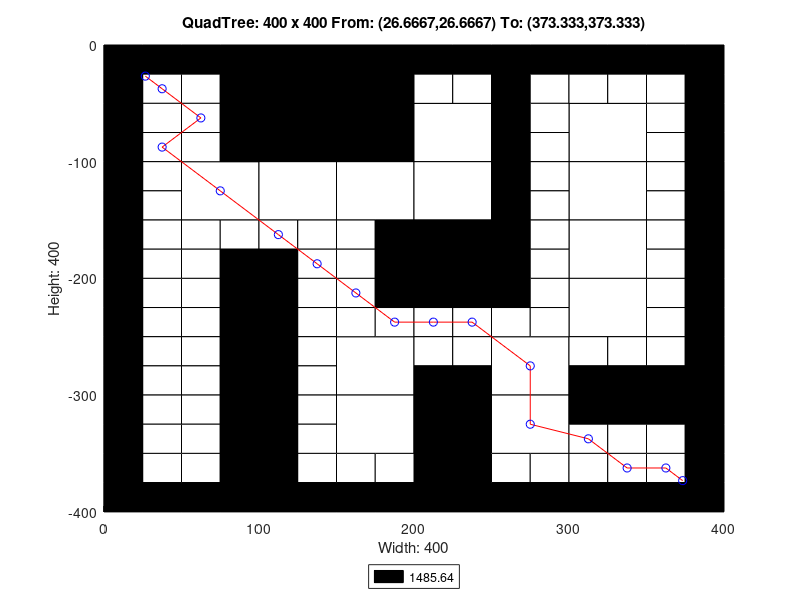

MATLAB code to generate this figure:
axis([0 400 -400 0]);
title('QuadTree: 400 x 400 From: (26.6667,26.6667) To: (373.333,373.333)');
xlabel('Width: 400');
ylabel('Height: 400');
rectangle('Position',[100 -100 100 100], 'FaceColor',[0 0 0]);
rectangle('Position',[50 -150 50 50], 'FaceColor',[1 1 1]);
rectangle('Position',[100 -150 50 50], 'FaceColor',[1 1 1]);
rectangle('Position',[150 -150 50 50], 'FaceColor',[1 1 1]);
rectangle('Position',[200 -100 50 50], 'FaceColor',[1 1 1]);
rectangle('Position',[300 -100 50 50], 'FaceColor',[1 1 1]);
rectangle('Position',[200 -150 50 50], 'FaceColor',[1 1 1]);
rectangle('Position',[200 -200 50 50], 'FaceColor',[0 0 0]);
rectangle('Position',[300 -150 50 50], 'FaceColor',[1 1 1]);
rectangle('Position',[300 -200 50 50], 'FaceColor',[1 1 1]);
rectangle('Position',[150 -300 50 50], 'FaceColor',[1 1 1]);
rectangle('Position',[150 -350 50 50], 'FaceColor',[1 1 1]);
rectangle('Position',[250 -300 50 50], 'FaceColor',[1 1 1]);
rectangle('Position',[300 -250 50 50], 'FaceColor',[1 1 1]);
rectangle('Position',[200 -350 50 50], 'FaceColor',[0 0 0]);
rectangle('Position',[250 -350 50 50], 'FaceColor',[1 1 1]);
rectangle('Position',[200 -400 50 50], 'FaceColor',[0 0 0]);
rectangle('Position',[0 -25 25 25], 'FaceColor',[0 0 0]);
rectangle('Position',[25 -25 25 25], 'FaceColor',[0 0 0]);
rectangle('Position',[0 -50 25 25], 'FaceColor',[0 0 0]);
rectangle('Position',[25 -50 25 25], 'FaceColor',[1 1 1]);
rectangle('Position',[50 -25 25 25], 'FaceColor',[0 0 0]);
rectangle('Position',[75 -25 25 25], 'FaceColor',[0 0 0]);
rectangle('Position',[50 -50 25 25], 'FaceColor',[1 1 1]);
rectangle('Position',[75 -50 25 25], 'FaceColor',[0 0 0]);
rectangle('Position',[0 -75 25 25], 'FaceColor',[0 0 0]);
rectangle('Position',[25 -75 25 25], 'FaceColor',[1 1 1]);
rectangle('Position',[0 -100 25 25], 'FaceColor',[0 0 0]);
rectangle('Position',[25 -100 25 25], 'FaceColor',[1 1 1]);
rectangle('Position',[50 -75 25 25], 'FaceColor',[1 1 1]);
rectangle('Position',[75 -75 25 25], 'FaceColor',[0 0 0]);
rectangle('Position',[50 -100 25 25], 'FaceColor',[1 1 1]);
rectangle('Position',[75 -100 25 25], 'FaceColor',[0 0 0]);
rectangle('Position',[0 -125 25 25], 'FaceColor',[0 0 0]);
rectangle('Position',[25 -125 25 25], 'FaceColor',[1 1 1]);
rectangle('Position',[0 -150 25 25], 'FaceColor',[0 0 0]);
rectangle('Position',[25 -150 25 25], 'FaceColor',[1 1 1]);
rectangle('Position',[0 -175 25 25], 'FaceColor',[0 0 0]);
rectangle('Position',[25 -175 25 25], 'FaceColor',[1 1 1]);
rectangle('Position',[0 -200 25 25], 'FaceColor',[0 0 0]);
rectangle('Position',[25 -200 25 25], 'FaceColor',[1 1 1]);
rectangle('Position',[50 -175 25 25], 'FaceColor',[1 1 1]);
rectangle('Position',[75 -175 25 25], 'FaceColor',[1 1 1]);
rectangle('Position',[50 -200 25 25], 'FaceColor',[1 1 1]);
rectangle('Position',[75 -200 25 25], 'FaceColor',[0 0 0]);
rectangle('Position',[100 -175 25 25], 'FaceColor',[1 1 1]);
rectangle('Position',[125 -175 25 25], 'FaceColor',[1 1 1]);
rectangle('Position',[100 -200 25 25], 'FaceColor',[0 0 0]);
rectangle('Position',[125 -200 25 25], 'FaceColor',[1 1 1]);
rectangle('Position',[150 -175 25 25], 'FaceColor',[1 1 1]);
rectangle('Position',[175 -175 25 25], 'FaceColor',[0 0 0]);
rectangle('Position',[150 -200 25 25], 'FaceColor',[1 1 1]);
rectangle('Position',[175 -200 25 25], 'FaceColor',[0 0 0]);
rectangle('Position',[200 -25 25 25], 'FaceColor',[0 0 0]);
rectangle('Position',[225 -25 25 25], 'FaceColor',[0 0 0]);
rectangle('Position',[200 -50 25 25], 'FaceColor',[1 1 1]);
rectangle('Position',[225 -50 25 25], 'FaceColor',[1 1 1]);
rectangle('Position',[250 -25 25 25], 'FaceColor',[0 0 0]);
rectangle('Position',[275 -25 25 25], 'FaceColor',[0 0 0]);
rectangle('Position',[250 -50 25 25], 'FaceColor',[0 0 0]);
rectangle('Position',[275 -50 25 25], 'FaceColor',[1 1 1]);
rectangle('Position',[250 -75 25 25], 'FaceColor',[0 0 0]);
rectangle('Position',[275 -75 25 25], 'FaceColor',[1 1 1]);
rectangle('Position',[250 -100 25 25], 'FaceColor',[0 0 0]);
rectangle('Position',[275 -100 25 25], 'FaceColor',[1 1 1]);
rectangle('Position',[300 -25 25 25], 'FaceColor',[0 0 0]);
rectangle('Position',[325 -25 25 25], 'FaceColor',[0 0 0]);
rectangle('Position',[300 -50 25 25], 'FaceColor',[1 1 1]);
rectangle('Position',[325 -50 25 25], 'FaceColor',[1 1 1]);
rectangle('Position',[350 -25 25 25], 'FaceColor',[0 0 0]);
rectangle('Position',[375 -25 25 25], 'FaceColor',[0 0 0]);
rectangle('Position',[350 -50 25 25], 'FaceColor',[1 1 1]);
rectangle('Position',[375 -50 25 25], 'FaceColor',[0 0 0]);
rectangle('Position',[350 -75 25 25], 'FaceColor',[1 1 1]);
rectangle('Position',[375 -75 25 25], 'FaceColor',[0 0 0]);
rectangle('Position',[350 -100 25 25], 'FaceColor',[1 1 1]);
rectangle('Position',[375 -100 25 25], 'FaceColor',[0 0 0]);
rectangle('Position',[250 -125 25 25], 'FaceColor',[0 0 0]);
rectangle('Position',[275 -125 25 25], 'FaceColor',[1 1 1]);
rectangle('Position',[250 -150 25 25], 'FaceColor',[0 0 0]);
rectangle('Position',[275 -150 25 25], 'FaceColor',[1 1 1]);
rectangle('Position',[250 -175 25 25], 'FaceColor',[0 0 0]);
rectangle('Position',[275 -175 25 25], 'FaceColor',[1 1 1]);
rectangle('Position',[250 -200 25 25], 'FaceColor',[0 0 0]);
rectangle('Position',[275 -200 25 25], 'FaceColor',[1 1 1]);
rectangle('Position',[350 -125 25 25], 'FaceColor',[1 1 1]);
rectangle('Position',[375 -125 25 25], 'FaceColor',[0 0 0]);
rectangle('Position',[350 -150 25 25], 'FaceColor',[1 1 1]);
rectangle('Position',[375 -150 25 25], 'FaceColor',[0 0 0]);
rectangle('Position',[350 -175 25 25], 'FaceColor',[1 1 1]);
rectangle('Position',[375 -175 25 25], 'FaceColor',[0 0 0]);
rectangle('Position',[350 -200 25 25], 'FaceColor',[1 1 1]);
rectangle('Position',[375 -200 25 25], 'FaceColor',[0 0 0]);
rectangle('Position',[0 -225 25 25], 'FaceColor',[0 0 0]);
rectangle('Position',[25 -225 25 25], 'FaceColor',[1 1 1]);
rectangle('Position',[0 -250 25 25], 'FaceColor',[0 0 0]);
rectangle('Position',[25 -250 25 25], 'FaceColor',[1 1 1]);
rectangle('Position',[50 -225 25 25], 'FaceColor',[1 1 1]);
rectangle('Position',[75 -225 25 25], 'FaceColor',[0 0 0]);
rectangle('Position',[50 -250 25 25], 'FaceColor',[1 1 1]);
rectangle('Position',[75 -250 25 25], 'FaceColor',[0 0 0]);
rectangle('Position',[0 -275 25 25], 'FaceColor',[0 0 0]);
rectangle('Position',[25 -275 25 25], 'FaceColor',[1 1 1]);
rectangle('Position',[0 -300 25 25], 'FaceColor',[0 0 0]);
rectangle('Position',[25 -300 25 25], 'FaceColor',[1 1 1]);
rectangle('Position',[50 -275 25 25], 'FaceColor',[1 1 1]);
rectangle('Position',[75 -275 25 25], 'FaceColor',[0 0 0]);
rectangle('Position',[50 -300 25 25], 'FaceColor',[1 1 1]);
rectangle('Position',[75 -300 25 25], 'FaceColor',[0 0 0]);
rectangle('Position',[100 -225 25 25], 'FaceColor',[0 0 0]);
rectangle('Position',[125 -225 25 25], 'FaceColor',[1 1 1]);
rectangle('Position',[100 -250 25 25], 'FaceColor',[0 0 0]);
rectangle('Position',[125 -250 25 25], 'FaceColor',[1 1 1]);
rectangle('Position',[150 -225 25 25], 'FaceColor',[1 1 1]);
rectangle('Position',[175 -225 25 25], 'FaceColor',[0 0 0]);
rectangle('Position',[150 -250 25 25], 'FaceColor',[1 1 1]);
rectangle('Position',[175 -250 25 25], 'FaceColor',[1 1 1]);
rectangle('Position',[100 -275 25 25], 'FaceColor',[0 0 0]);
rectangle('Position',[125 -275 25 25], 'FaceColor',[1 1 1]);
rectangle('Position',[100 -300 25 25], 'FaceColor',[0 0 0]);
rectangle('Position',[125 -300 25 25], 'FaceColor',[1 1 1]);
rectangle('Position',[0 -325 25 25], 'FaceColor',[0 0 0]);
rectangle('Position',[25 -325 25 25], 'FaceColor',[1 1 1]);
rectangle('Position',[0 -350 25 25], 'FaceColor',[0 0 0]);
rectangle('Position',[25 -350 25 25], 'FaceColor',[1 1 1]);
rectangle('Position',[50 -325 25 25], 'FaceColor',[1 1 1]);
rectangle('Position',[75 -325 25 25], 'FaceColor',[0 0 0]);
rectangle('Position',[50 -350 25 25], 'FaceColor',[1 1 1]);
rectangle('Position',[75 -350 25 25], 'FaceColor',[0 0 0]);
rectangle('Position',[0 -375 25 25], 'FaceColor',[0 0 0]);
rectangle('Position',[25 -375 25 25], 'FaceColor',[1 1 1]);
rectangle('Position',[0 -400 25 25], 'FaceColor',[0 0 0]);
rectangle('Position',[25 -400 25 25], 'FaceColor',[0 0 0]);
rectangle('Position',[50 -375 25 25], 'FaceColor',[1 1 1]);
rectangle('Position',[75 -375 25 25], 'FaceColor',[0 0 0]);
rectangle('Position',[50 -400 25 25], 'FaceColor',[0 0 0]);
rectangle('Position',[75 -400 25 25], 'FaceColor',[0 0 0]);
rectangle('Position',[100 -325 25 25], 'FaceColor',[0 0 0]);
rectangle('Position',[125 -325 25 25], 'FaceColor',[1 1 1]);
rectangle('Position',[100 -350 25 25], 'FaceColor',[0 0 0]);
rectangle('Position',[125 -350 25 25], 'FaceColor',[1 1 1]);
rectangle('Position',[100 -375 25 25], 'FaceColor',[0 0 0]);
rectangle('Position',[125 -375 25 25], 'FaceColor',[1 1 1]);
rectangle('Position',[100 -400 25 25], 'FaceColor',[0 0 0]);
rectangle('Position',[125 -400 25 25], 'FaceColor',[0 0 0]);
rectangle('Position',[150 -375 25 25], 'FaceColor',[1 1 1]);
rectangle('Position',[175 -375 25 25], 'FaceColor',[1 1 1]);
rectangle('Position',[150 -400 25 25], 'FaceColor',[0 0 0]);
rectangle('Position',[175 -400 25 25], 'FaceColor',[0 0 0]);
rectangle('Position',[200 -225 25 25], 'FaceColor',[0 0 0]);
rectangle('Position',[225 -225 25 25], 'FaceColor',[0 0 0]);
rectangle('Position',[200 -250 25 25], 'FaceColor',[1 1 1]);
rectangle('Position',[225 -250 25 25], 'FaceColor',[1 1 1]);
rectangle('Position',[250 -225 25 25], 'FaceColor',[0 0 0]);
rectangle('Position',[275 -225 25 25], 'FaceColor',[1 1 1]);
rectangle('Position',[250 -250 25 25], 'FaceColor',[1 1 1]);
rectangle('Position',[275 -250 25 25], 'FaceColor',[1 1 1]);
rectangle('Position',[200 -275 25 25], 'FaceColor',[1 1 1]);
rectangle('Position',[225 -275 25 25], 'FaceColor',[1 1 1]);
rectangle('Position',[200 -300 25 25], 'FaceColor',[0 0 0]);
rectangle('Position',[225 -300 25 25], 'FaceColor',[0 0 0]);
rectangle('Position',[350 -225 25 25], 'FaceColor',[1 1 1]);
rectangle('Position',[375 -225 25 25], 'FaceColor',[0 0 0]);
rectangle('Position',[350 -250 25 25], 'FaceColor',[1 1 1]);
rectangle('Position',[375 -250 25 25], 'FaceColor',[0 0 0]);
rectangle('Position',[300 -275 25 25], 'FaceColor',[1 1 1]);
rectangle('Position',[325 -275 25 25], 'FaceColor',[1 1 1]);
rectangle('Position',[300 -300 25 25], 'FaceColor',[0 0 0]);
rectangle('Position',[325 -300 25 25], 'FaceColor',[0 0 0]);
rectangle('Position',[350 -275 25 25], 'FaceColor',[1 1 1]);
rectangle('Position',[375 -275 25 25], 'FaceColor',[0 0 0]);
rectangle('Position',[350 -300 25 25], 'FaceColor',[0 0 0]);
rectangle('Position',[375 -300 25 25], 'FaceColor',[0 0 0]);
rectangle('Position',[250 -375 25 25], 'FaceColor',[1 1 1]);
rectangle('Position',[275 -375 25 25], 'FaceColor',[1 1 1]);
rectangle('Position',[250 -400 25 25], 'FaceColor',[0 0 0]);
rectangle('Position',[275 -400 25 25], 'FaceColor',[0 0 0]);
rectangle('Position',[300 -325 25 25], 'FaceColor',[0 0 0]);
rectangle('Position',[325 -325 25 25], 'FaceColor',[0 0 0]);
rectangle('Position',[300 -350 25 25], 'FaceColor',[1 1 1]);
rectangle('Position',[325 -350 25 25], 'FaceColor',[1 1 1]);
rectangle('Position',[350 -325 25 25], 'FaceColor',[0 0 0]);
rectangle('Position',[375 -325 25 25], 'FaceColor',[0 0 0]);
rectangle('Position',[350 -350 25 25], 'FaceColor',[1 1 1]);
rectangle('Position',[375 -350 25 25], 'FaceColor',[0 0 0]);
rectangle('Position',[300 -375 25 25], 'FaceColor',[1 1 1]);
rectangle('Position',[325 -375 25 25], 'FaceColor',[1 1 1]);
rectangle('Position',[300 -400 25 25], 'FaceColor',[0 0 0]);
rectangle('Position',[325 -400 25 25], 'FaceColor',[0 0 0]);
rectangle('Position',[350 -375 25 25], 'FaceColor',[1 1 1]);
rectangle('Position',[375 -375 25 25], 'FaceColor',[0 0 0]);
rectangle('Position',[350 -400 25 25], 'FaceColor',[0 0 0]);
rectangle('Position',[375 -400 25 25], 'FaceColor',[0 0 0]);
X=[373.333,362.5,337.5,312.5,275,275,237.5,212.5,187.5,162.5,137.5,112.5,75,37.5,62.5,37.5,26.6667];
Y=[-373.333,-362.5,-362.5,-337.5,-325,-275,-237.5,-237.5,-237.5,-212.5,-187.5,-162.5,-125,-87.5,-62.5,-37.5,-26.6667];
hold on;
plot(X,Y,'r');
plot(X,Y,'bo');
legend('1485.64','Location','southoutside');
